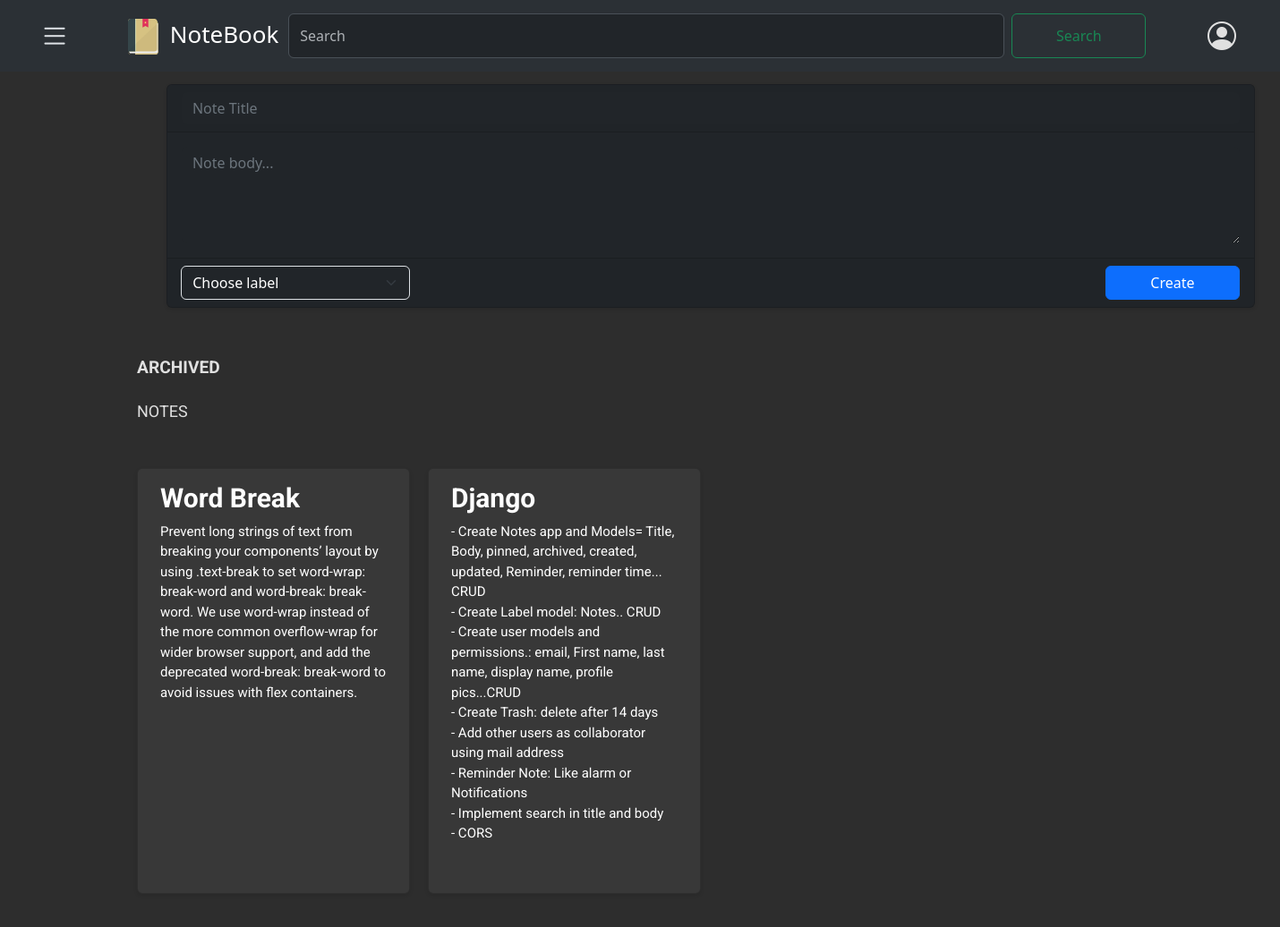
The app's page /notes/archived/ (signed in), older data.
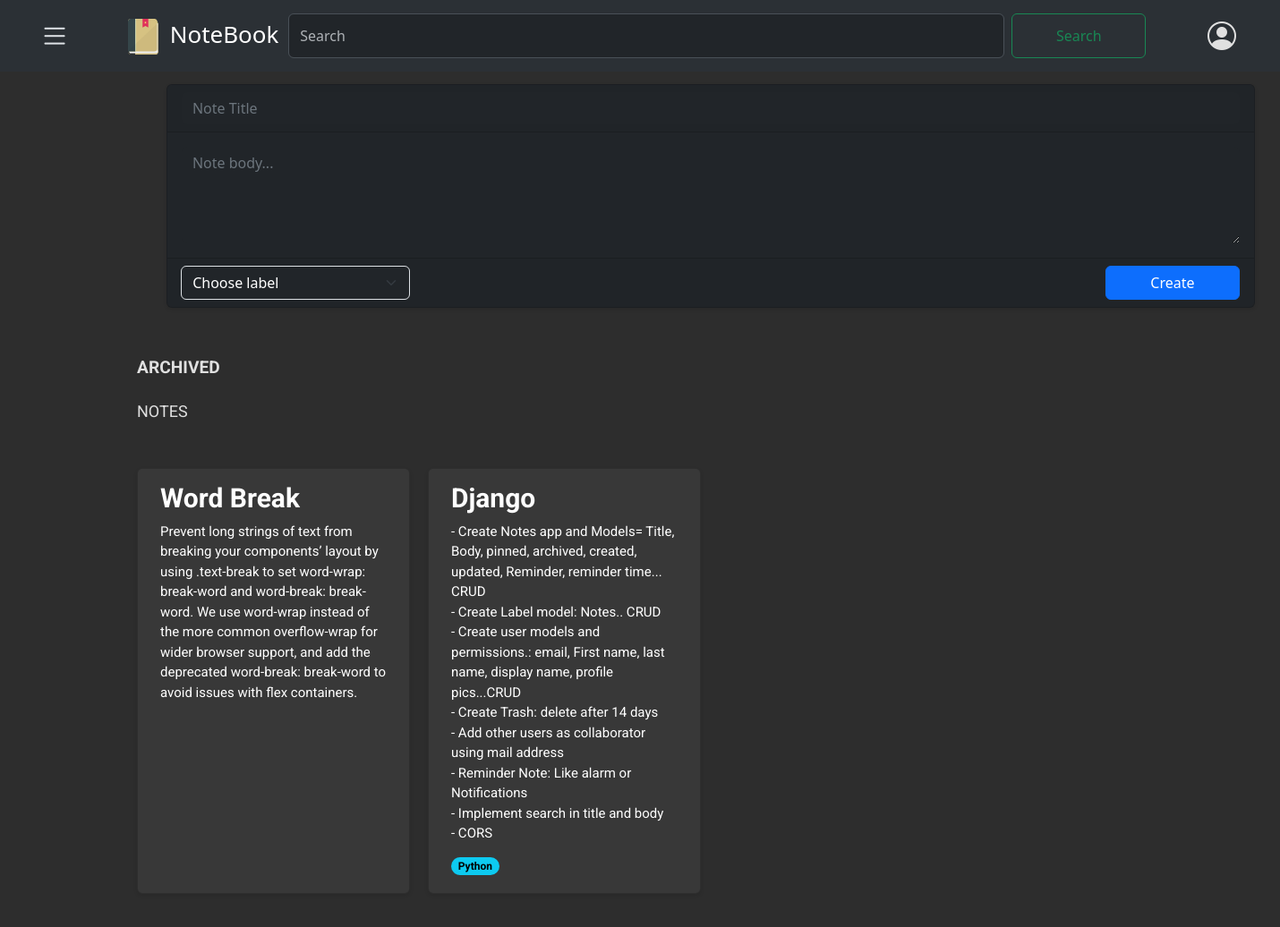
The same page, newer data.
### notes/models.py (models this page shows, shortened)
class Note(models.Model):
    user= models.ForeignKey(CustomUser,on_delete=models.CASCADE, related_name='user')
    title= models.CharField(max_length=100, null=False)
    body= models.TextField()
    label= models.ForeignKey(Label, on_delete=models.SET_NULL, related_name="notes", blank=True, null=True)
    archived= models.BooleanField(default=False)
    pinned= models.BooleanField(default= False)
    created = models.DateTimeField(auto_now_add= True)
    updated= models.DateTimeField(auto_now=True)
    class Meta:
        ordering= ['-updated']
        indexes= [
            models.Index(fields=["-updated"])
        ]
        verbose_name = "Note"
        verbose_name_plural= "Notes"

class Label(models.Model):
    user = models.ForeignKey(CustomUser, on_delete=models.CASCADE, related_name='labels', default=None)
    name = models.CharField(max_length=50, unique=True, null=False)
    class Meta:
        verbose_name = "Label"
        verbose_name_plural= "Labels"

### notes/views.py (the view)
# urls.py: path('archived/', views.archived_list, name='archived_notes'),
@login_required
def archived_list(request):
    user= request.user
    archived_notes= Note.objects.filter(Q(user=user, pinned=True,archived=True) | Q(user=user, pinned=False, archived=True))
    context= { 'archived_notes':archived_notes,
              }
    return render(request,
                  'notes/archived/list.html',
                  context)

### notes/context_processors.py (called while the page is built)
def labels_processor(request):
    if request.user.is_authenticated:
        labels = Label.objects.filter(user=request.user)
    else:
        labels = Label.objects.none()
    return {
        'labels': labels,
    }

### notes/templates/notes/archived/list.html (shortened to what this page needs)
{% extends "notes/base.html" %}
{% block content %}
{% load static %}
<p class="text-capitalize" style="font-weight: bold; font-size: larger;">ARCHIVED</p>
<p class="text-capitalize">NOTES</p>
<div class="card-container">
    {% for note in archived_notes %}
        {% if note.archived  %}
        <div class="card" data-note-id="{{ note.id }}">
        <a href="#" class="note-link" data-note-id="{{ note.id }}">
                <h5 class="card-title">{{ note.title }}</h5>
                <p class="card-text">{{ note.body|truncatechars:650 }}</p>
            </a>
            <span class="badge rounded-pill text-bg-info">{{ note.label.name }}</span>
        </div>
        {% endif %}
    {% endfor %}
</div>
{% endblock %}

### notes/templates/notes/base.html (shortened to what this page needs)
{% load static %}
<!DOCTYPE html>
<html lang="en">
<head>
  <link href="{% static 'css/notes.css' %}" rel="stylesheet">
  <link rel="stylesheet" href="https://cdnjs.cloudflare.com/ajax/libs/font-awesome/5.15.3/css/all.min.css">
  <link href="https://cdn.jsdelivr.net/npm/bootstrap@5.3.3/dist/css/bootstrap.min.css" rel="stylesheet"
>
  <link rel="stylesheet" href="https://cdn.jsdelivr.net/npm/bootstrap-icons@1.11.3/font/bootstrap-icons.min.css">
</head>
<body>
  <nav class="navbar bg-body-tertiary sticky-top bg-primary nav-bar" data-bs-theme="dark">
    <div class="container-fluid">
      <i class="bi bi-list btn btn-offcanvas" type="button" data-bs-toggle="offcanvas"
        data-bs-target="#offcanvasWithBothOptions" aria-controls="offcanvasWithBothOptions"></i>
      <a href="{% url 'note_list' %}" style="text-decoration: none; font-size:26px; color: white;">
        <img src="{% static 'images/notebook-svgrepo-com.svg' %}" alt="Avatar"
          style="width: 40px; height: 40px; margin-bottom:0px;">
        NoteBook
      </a>
      <form class="d-flex" role="search">
        <input class="form-control me-2" type="search" placeholder="Search" aria-label="Search">
        <button class="btn btn-outline-success" type="submit">Search</button>
      </form>
      <div class="nav-item dropdown ms-3" style="margin-right: 45px;">
        <a class="nav-link" href="#" id="navbarDropdown" role="button" data-bs-toggle="modal"
          data-bs-target="#profileModal" style="scale: 2.0;" data-bs-toggle="tooltip" data-bs-placement="bottom"
          title="{{ user.email }}">
          <i class="bi bi-person-circle" style="width: 40px; height: 40px;"></i>
        </a>
      </div>
  </nav>
  <div class="new-note-form" style="margin-top: 1%;
    margin-left: 13%;
    border: none">
    <form method="post" action="{% url 'notes:note_create' %}">
      <div class="card text-bg-dark mb-3" style="max-width: 76rem; padding: 0; ">
        <div class="card-header">
          <input type="text" name="{{ form.title.name }}" class="form-control bg-dark text-white"
            id="{{ form.title.id_for_label }}" placeholder="Note Title"
            style="color: white; border: none; outline: none;">
        </div>
        <div class="card-body">
          <textarea name="{{ form.body.name }}" class="form-control bg-dark text-white"
            id="{{ form.body.id_for_label }}" rows="4" placeholder="Note body..."
            style="border: none; outline: none;"></textarea>
        </div>
        <div class="card-footer">
          <div class="d-flex justify-content-between align-items-center">
            <select name="{{ form.label.name }}" class="form-select bg-dark text-white me-2"
              id="{{ form.label.id_for_label }}" style="max-width: 16rem; margin-left: 4%; ">
              <option selected disabled>Choose label</option>
            </select>
            <button type="submit" class="btn btn-primary">Create</button>
          </div>
        </div>
      </div>
    </form>
  </div>
  <div class="content">
    {% block content %}
    {% endblock %}
  </div>
</body>
</html>

### notes/static/css/notes.css (style rules this page uses)
:root { --bg-color: #2d2d2d; --text-color: #e0e0e0; --secondary-text-color: #b0b0b0; --card-bg-color: #383838; }
html, body { background-color: #2d2d2d !important; color: #e0e0e0 !important; font-family: 'Roboto', sans-serif; }
.nav-bar { height: 80px; position: fixed; }
.btn-offcanvas { color: white; border: 2px solid white; margin-left: 2%; align-items: center; scale: 2.1; }
.d-flex { margin-left: -50px; }
.d-flex>input { width: 800px; height: 50px; }
.d-flex>button { width: 150px; }
.content { margin-top: 3%; background-color: #2d2d2d !important; margin-left: 10%; }
.card-container { display: grid; grid-template-columns: repeat(auto-fill, minmax(250px, 1fr)); gap: 20px; padding: 10px; font-family: 'Roboto', Arial, sans-serif; width: 1300px; margin-top: 30px; margin-bottom: 30px; background-color: #2d2d2d !important; border-color: #444 !important; text-align: justify; }
.card { border-radius: 8px; padding: 15px 25px; box-shadow: 0 2px 4px rgba(0,0,0,0.1); background-color: #383838 !important; position: relative; padding-bottom: 20px; }
.card-title { font-size: 30px; font-weight: bold; margin-bottom: 15px; color: white !important; text-align: left; padding: 0 ; }
.card-text { font-size: 15px; color: white; text-align: left; padding: 0 0 35px; line-height: 1.5; white-space: pre-wrap; word-wrap: break-word; }
.note-link { text-decoration: none; color: inherit; }
.text-capitalize { font-family: 'Roboto', Arial, sans-serif; font-size: 18px; margin: 0; font-weight: normal; padding: 10px; }
.badge { display: inline-block; position: absolute; bottom: 20px; }
.card input::placeholder, .card textarea::placeholder, .card select option:first-child { color: #6c757d !important; opacity: 10; }
.card input { outline: none; }

Row changes from the older to the newer data that the page shows:
changed Note "Django": label.name (not shown) → "Python"
